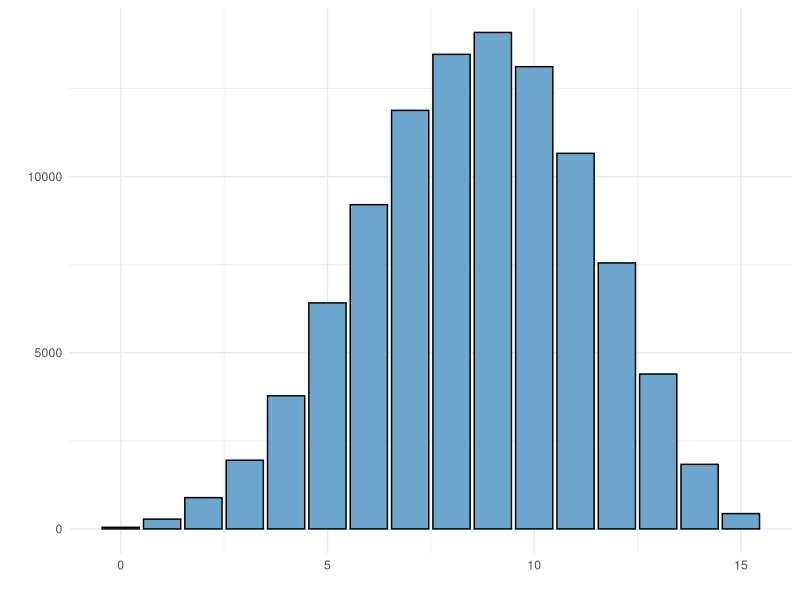
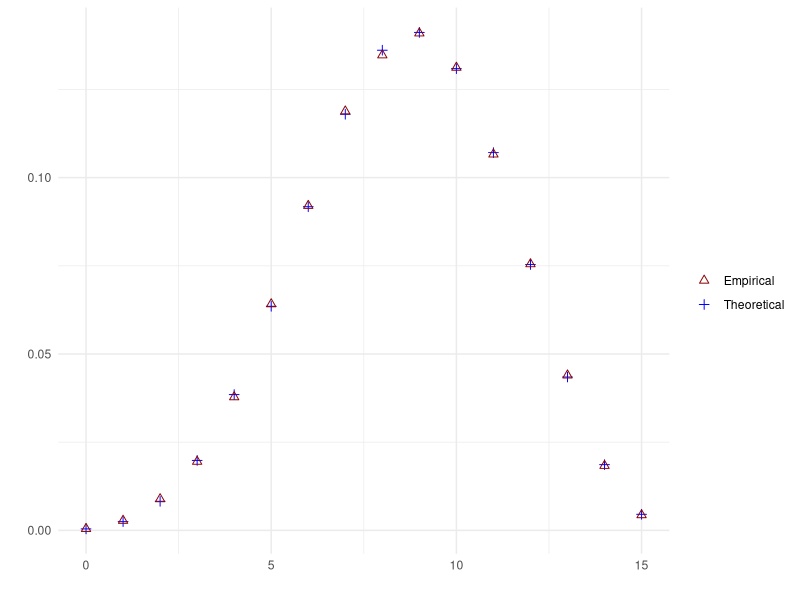

Recreate these plots in R, in order.
####################################################################
# Beta-binomial predictive distribution
# Author: Jose Antonio Perusquia Cortes
# Afil: Facultad de Ciencias - UNAM
# Module: Stochastic simulation 
####################################################################

####################################################################
# Libraries
library(ggplot2)    # Version 4.0.2
library(ggthemes)   # Version 5.2.0
library(dplyr)      # Version 1.2.0
####################################################################

####################################################################
# Function that generates a sample of size N from the 
# beta-binomial predictive distribution using the mixture
# representation.
betaBinomialPredictive = function(N,n,m,alpha,beta,x){
  
  # Check on the parameters
  if(alpha <= 0){
    stop("alpha must be positive")
  }
  
  if(beta <= 0){
    stop("beta must be positive")
  }
  
  if(N <= 0 || N%%1 != 0){
    stop("N must be a positive integer")
  }
  
  if(n < 0 || n%%1 != 0){
    stop("n must be a non-negative integer")
  }
  
  if(m < 0 || m%%1 != 0){
    stop("m must be a non-negative integer")
  }
  
  if(x < 0 || x > n || x%%1 != 0){
    stop("x must be an integer between 0 and n")
  }
  
  # Generate the sample
  theta = rbeta(N,alpha+x,beta+n-x)
  Z = rbinom(N,m,theta)
  
  res = data.frame(Z)
  return(res)
}
####################################################################

####################################################################
# Parameters
N = 100000
n = 10
m = 15
alpha = 1
beta = 3
x = 7

# beta-binomial predictive
Z = betaBinomialPredictive(N,n,m,alpha,beta,x)
ggplot(data=Z,aes(x=Z))+
  geom_bar(col='black',fill='skyblue3')+
  theme_minimal()+
  labs(x="",y="")

# Theoretical probabilities vs empirical
a = alpha+x
b = beta+n-x

theoretical = data.frame(
  z = 0:m,
  prob = choose(m,0:m)*beta(0:m+a,m-(0:m)+b)/beta(a,b),
  source = "Theoretical"
)

empirical = Z%>%
  count(Z)%>%
  mutate(prob = n/N,source = "Empirical")%>%
  rename(z=Z)

probabilities = bind_rows(theoretical,empirical)

ggplot(data=probabilities,
       aes(x=z,y=prob,col=source,shape=source))+
  geom_point(size=2)+
  scale_color_manual(values=c("Theoretical"="blue",
                              "Empirical"="darkred"))+
  scale_shape_manual(values=c("Theoretical"=3,
                              "Empirical"=2))+
  theme_minimal()+
  labs(x="",y="",col="",shape="")

# Empirical mean and variance
mean(Z$Z)
var(Z$Z)

# Theoretical mean and variance
mu = m*((alpha+x)/(alpha+beta+n))
mu

sigma2 = (m^2)*((alpha+x)*(beta+n-x))/(((alpha+beta+n)^2)*(alpha+beta+n+1))+
  m*(beta(alpha+x+1,beta+n-x+1)/beta(alpha+x,beta+n-x))
sigma2
####################################################################
